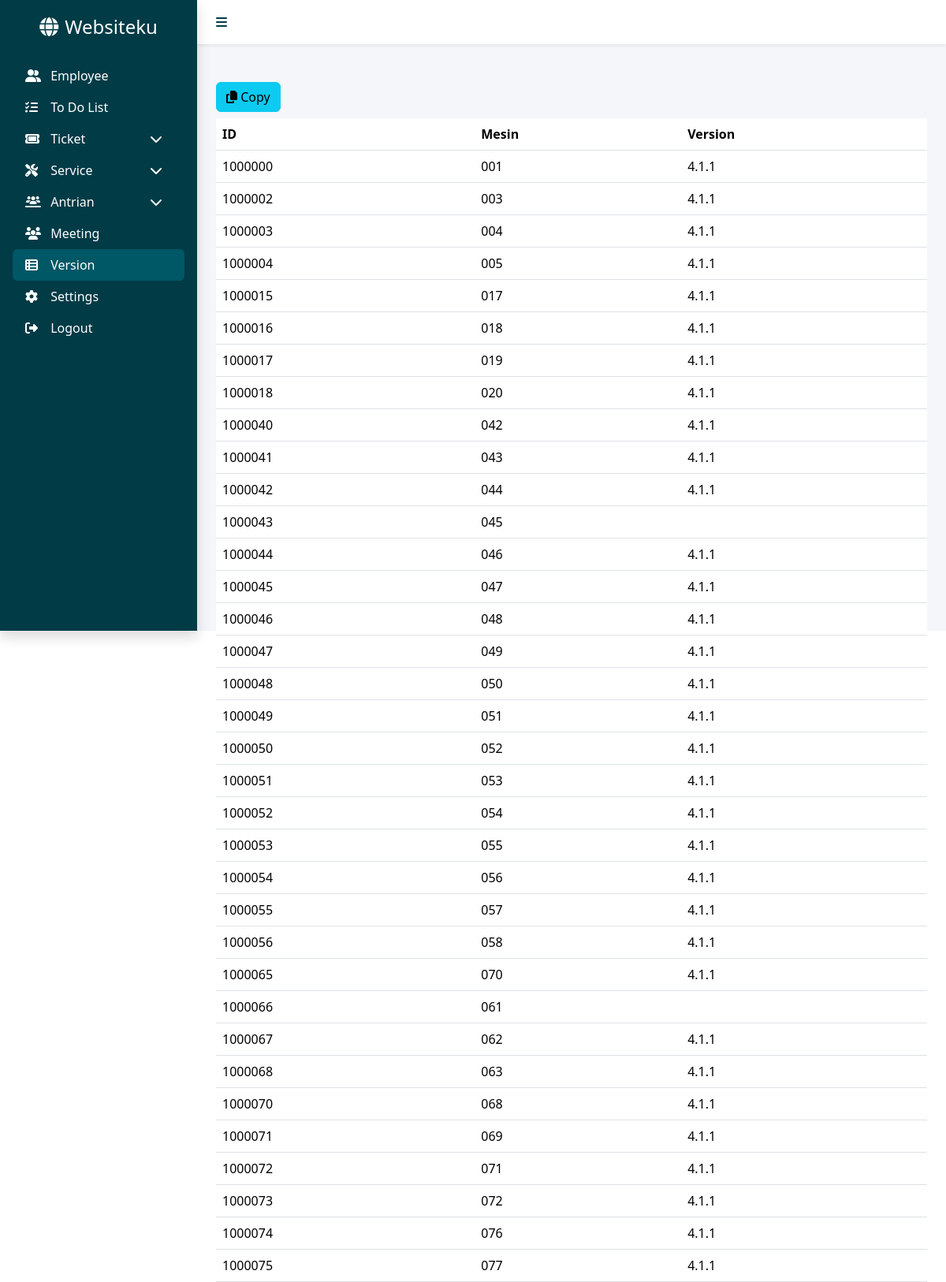
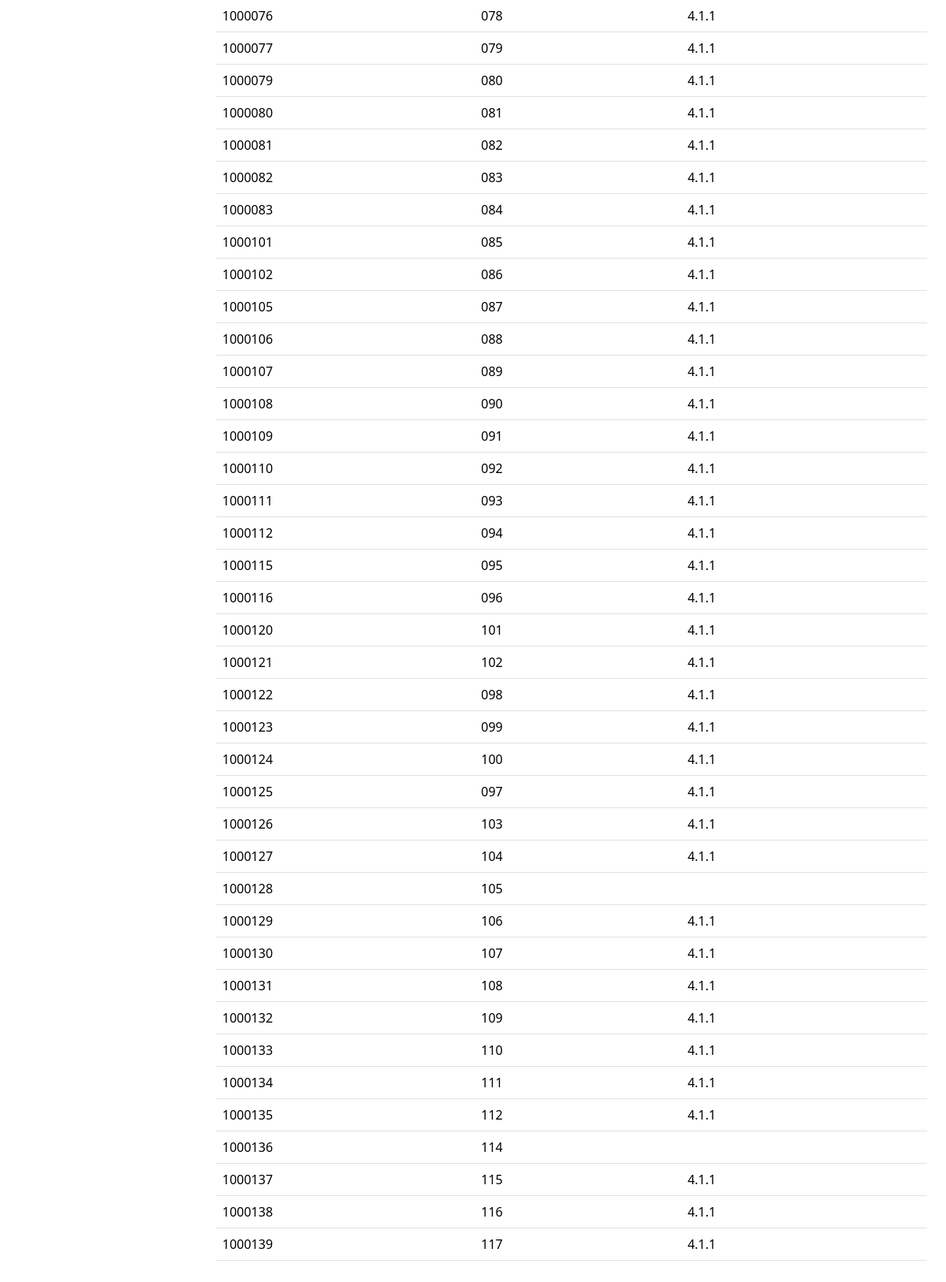
Page /public/version (signed in) on the earlier database version (2 pictures, top to bottom).
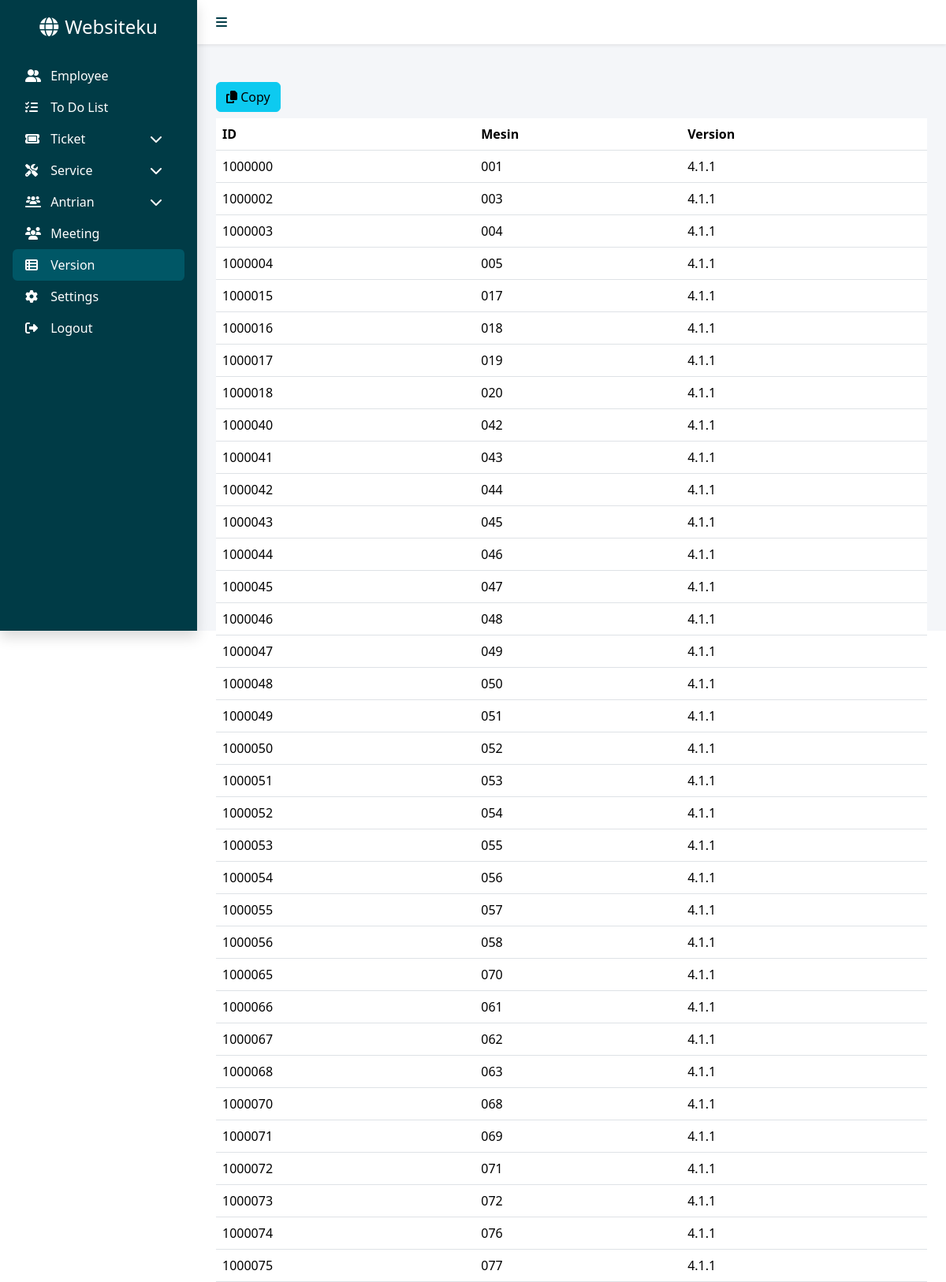
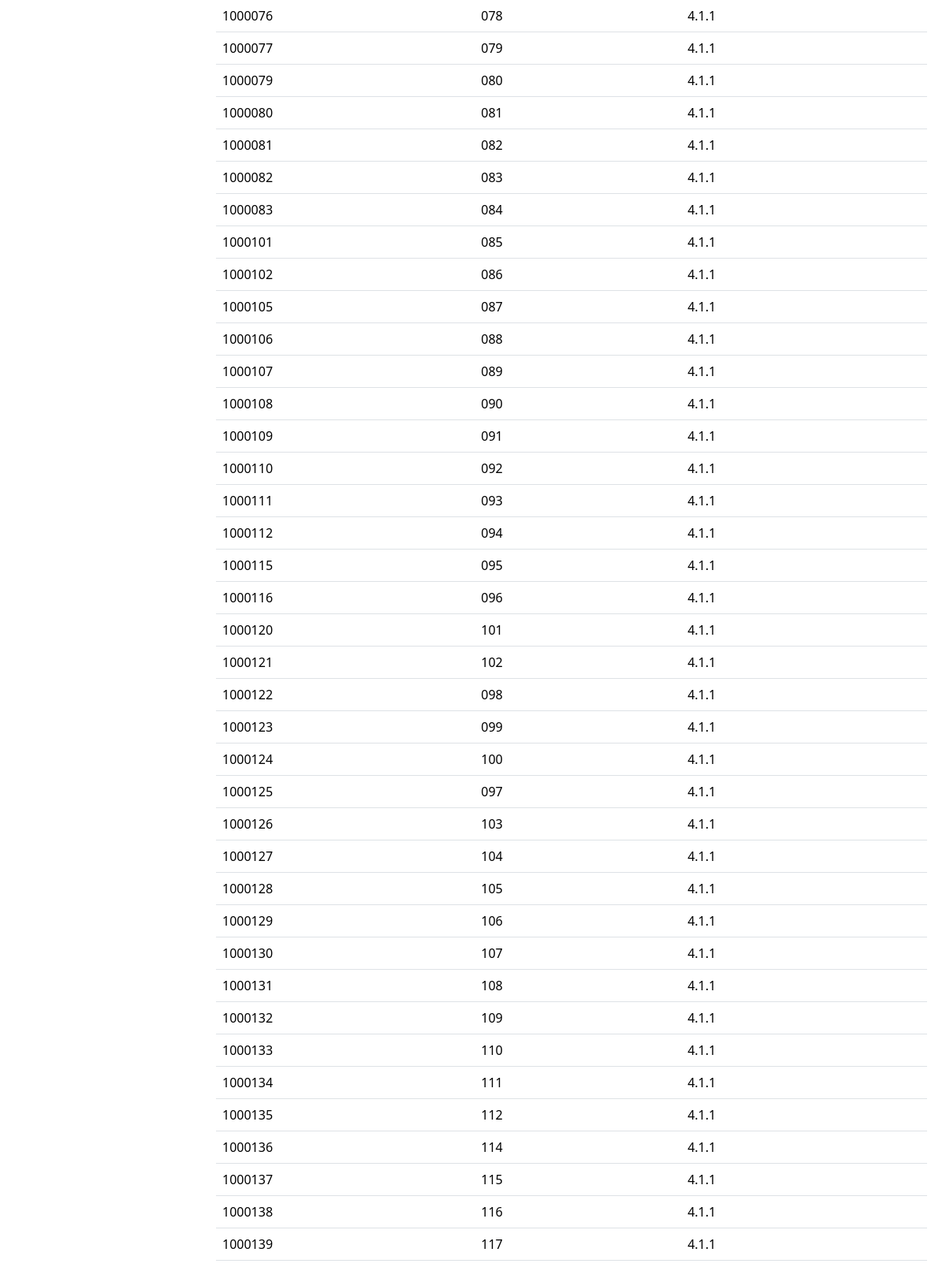
Same page on the later database version (2 pictures, top to bottom).
### tables this page shows
CREATE TABLE `mesin` (
  `asset_id` varchar(20) NOT NULL,
  `value` varchar(10) NOT NULL,
  `version` varchar(10) DEFAULT NULL
);

### app/core/Controller.php (called while the page is built, shortened)
<?php
class Controller
{
    public function view($view, $data = [])
    {
        require_once '../app/views/' . $view . '.php';
    }
    public function model($model)
    {
        return new $model;
    }
}

### app/controllers/VersionController.php (called while the page is built, shortened)
<?php
class VersionController extends Controller
{
    public function index()
    {
        $data['judul'] = 'Version';
        $data['mesin'] = $this->model('Problem')->getAllMesin();
        $this->view('version/index', $data);
    }
}

### app/core/App.php (called while the page is built, shortened)
<?php
class App
{
    protected $method = 'index';
    protected $params = [];
    public function __construct()
    {
        $this->controller = new $this->controller;
        call_user_func_array([$this->controller, $this->method], $this->params);
    }
}

### public/index.php (called while the page is built, shortened)
<?php
$app = new App;

### app/core/Database.php (called while the page is built, shortened)
<?php
class Database
{
    private $host = DB_HOST;
    private $user = DB_USER;
    private $pass = DB_PASS;
    private $dbname = DB_NAME;
    private $dbh;
    private $stmt;
    public function __construct()
    {
        $dsn = 'mysql:host=' . $this->host . ';dbname=' . $this->dbname;
        $option = [
            PDO::ATTR_PERSISTENT => true,
            PDO::ATTR_ERRMODE => PDO::ERRMODE_EXCEPTION
        ];
        try {
            $this->dbh = new PDO($dsn, $this->user, $this->pass, $option);
        } catch (PDOException $e) {
            die($e->getMessage());
        }
    }
    public function query($query)
    {
        $this->stmt = $this->dbh->prepare($query);
    }
    public function execute()
    {
        $this->stmt->execute();
    }
    public function resultSet()
    {
        $this->execute();
        return $this->stmt->fetchAll(PDO::FETCH_ASSOC);
    }
}

### app/models/Problem.php (called while the page is built, shortened)
<?php
class Problem
{
    private $tableMesin = 'mesin';
    private $db;
    public function __construct()
    {
        $this->db = new Database;
    }
    public function getAllMesin()
    {
        $sql = "SELECT * FROM {$this->tableMesin}";
        $this->db->query($sql);
        return $this->db->resultSet();
    }
}

### app/views/version/index.php (the view, shortened to what this page needs)
<div class="container">
    <button class="btn btn-info mb-2" onclick="copyTable()"><i class="fa-solid fa-copy"></i> Copy</button>
    <table id="dataTable" class="table">
        <thead>
            <tr>
                <th scope="col">ID</th>
                <th scope="col">Mesin</th>
                <th scope="col">Version</th>
            </tr>
        </thead>
        <tbody>
            <?php foreach ($data['mesin'] as $mesin): ?>
                <tr>
                    <td><?= $mesin['asset_id'] ?></td>
                    <td><?= $mesin['value'] ?></td>
                    <td><?= $mesin['version'] ?></td>
                </tr>
            <?php endforeach; ?>
        </tbody>
    </table>
</div>

Differences in the rows shown:
changed mesin id 1000043: version (not shown) → "4.1.1"
changed mesin id 1000066: version (not shown) → "4.1.1"
changed mesin id 1000128: version (not shown) → "4.1.1"
changed mesin id 1000136: version (not shown) → "4.1.1"
